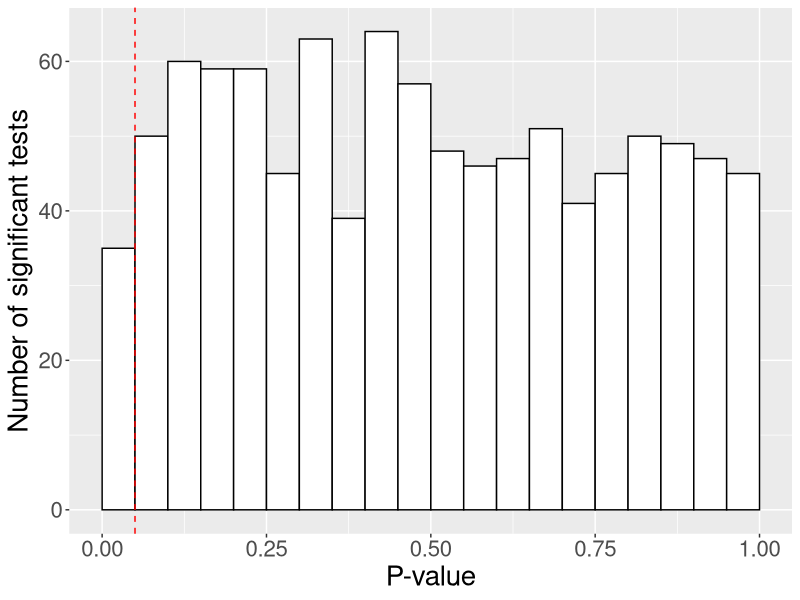
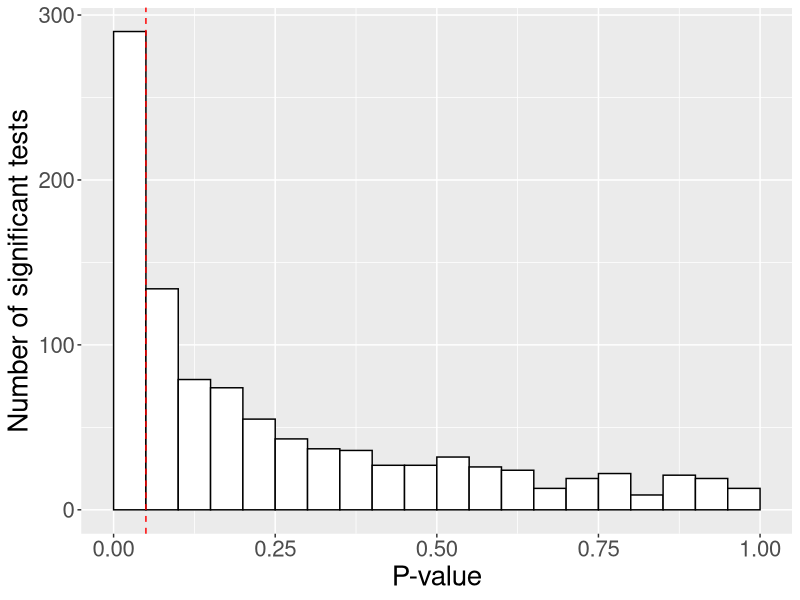
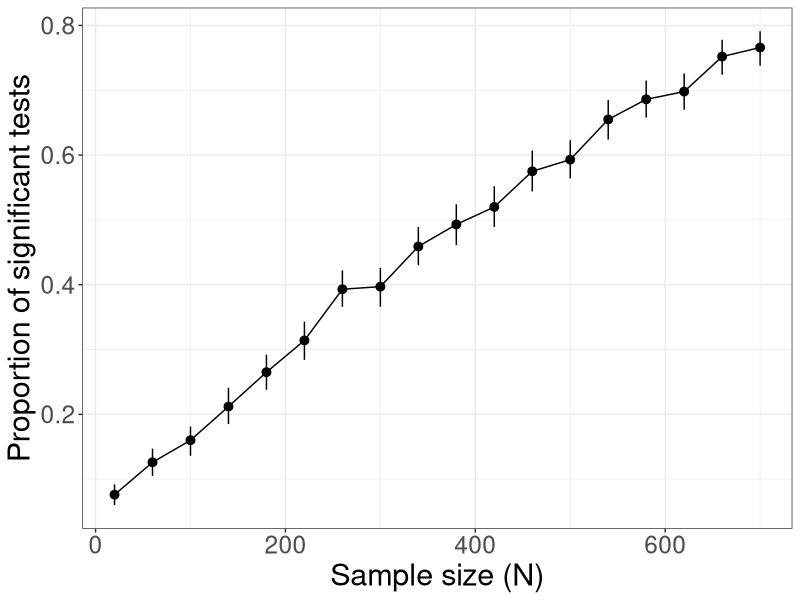
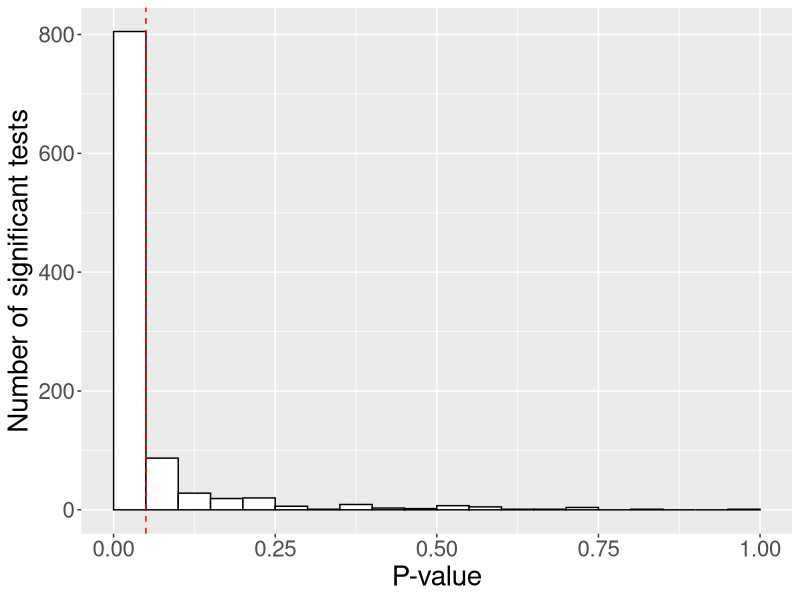
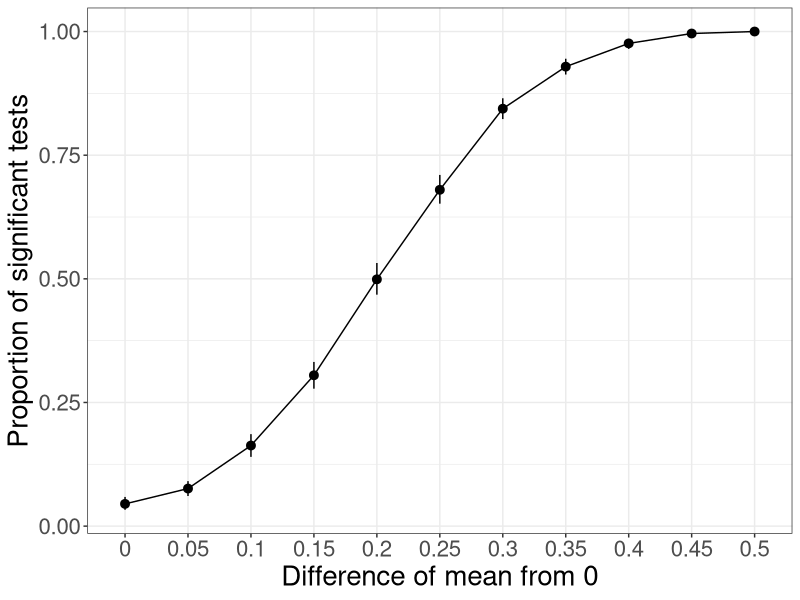
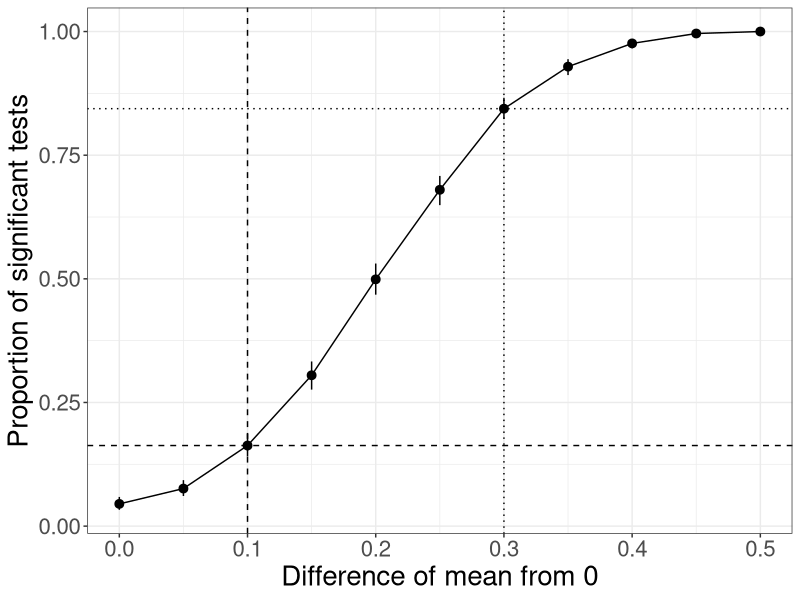
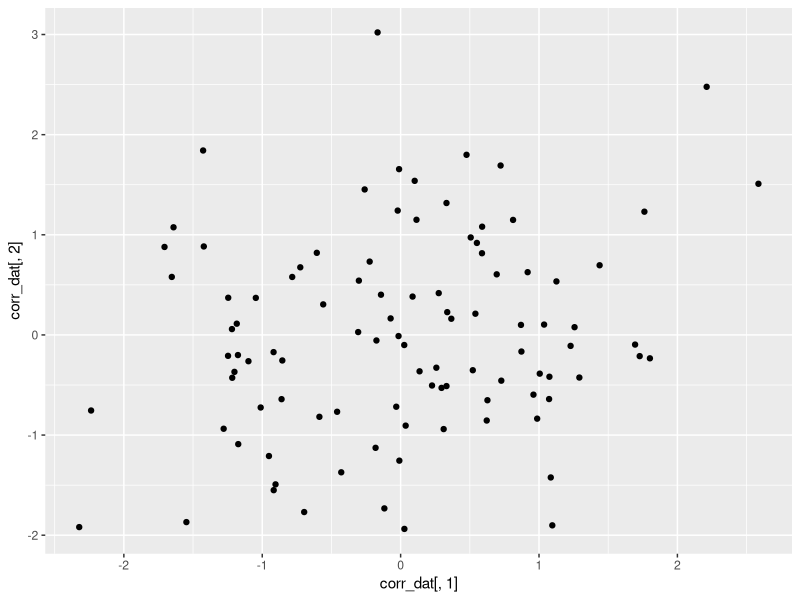
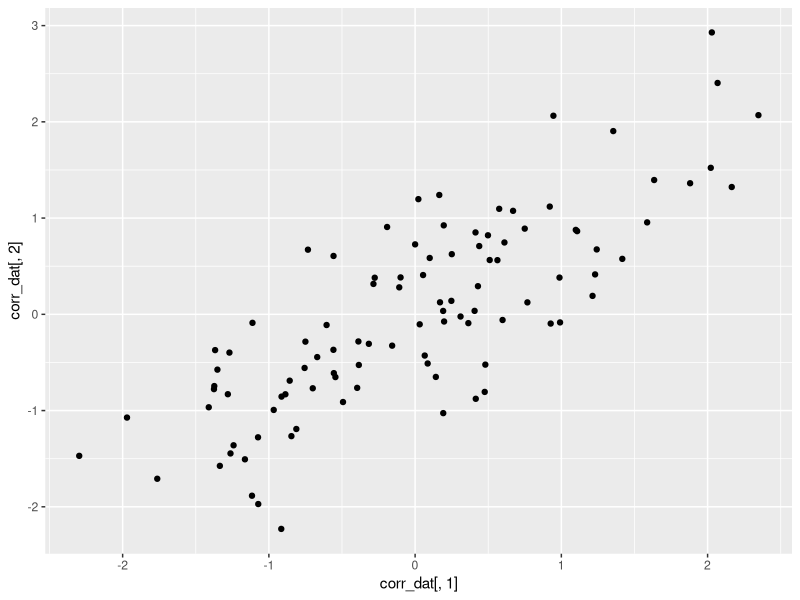

R code for these plots, in order:
## ---- chunk 1
options(htmltools.dir.version = FALSE)
library(tidyverse)
## ---- chunk 2
a <- rnorm(50)
b <- rnorm(50, mean = 1)
t.test(a, b)
## ---- chunk 3
normsim <- function(n = 100,
                    mean = 0,
                    sd = 1) {
  run_test <- t.test(rnorm(n, mean, sd))
  run_test$p.value
}

zz <- replicate(1000, normsim())

ggplot() + 
  geom_histogram(aes(zz),
                 fill = "white",
                 colour = "black",
                 binwidth = 0.05,
                 boundary = 0) +
  geom_vline(xintercept = 0.05,
             linetype = "dashed",
             colour = "red") + 
  labs(x = "P-value",
       y = "Number of significant tests") +
  theme(text = element_text(size = 20))
## ---- chunk 4
zz <- replicate(1000, normsim(mean = .15))

ggplot() + 
  geom_histogram(aes(zz),
                 fill = "white",
                 colour = "black",
                 binwidth = 0.05,
                 boundary = 0) +
  geom_vline(xintercept = 0.05,
             linetype = "dashed",
             colour = "red") + 
  labs(x = "P-value",
       y = "Number of significant tests") +
  theme(text = element_text(size = 20))
## ---- chunk 5
sample_sizes <- seq(20, 700, by = 40)
pvals <- purrr::map(sample_sizes,
                    ~replicate(1000, normsim(n = ., mean = 0.1)))
names(pvals) <- sample_sizes
pvals <- bind_rows(pvals) 
pvals %>%
  gather(mean, p.vals) %>%
  mutate(p.vals = 0 + (p.vals < .05)) %>%
  ggplot(aes(x = as.numeric(mean), y = p.vals)) +
  stat_summary(fun.data = mean_cl_boot) +
  stat_summary(geom = "line", fun.y = mean, group = 1) +
  theme_bw() +
  theme(text = element_text(size = 22))+
  labs(x = "Sample size (N)",
       y = "Proportion of significant tests")
## ---- chunk 6
zz <- replicate(1000, normsim(mean = .285))

ggplot() + 
  geom_histogram(aes(zz),
                 fill = "white",
                 colour = "black",
                 binwidth = 0.05,
                 boundary = 0) +
  geom_vline(xintercept = 0.05,
             linetype = "dashed",
             colour = "red") + 
  labs(x = "P-value",
       y = "Number of significant tests") +
  theme(text = element_text(size = 20))
## ---- chunk 7
effect_sizes <- seq(0, 0.5, by = 0.05)
pvals <- purrr::map(effect_sizes, ~replicate(1000, normsim(mean = .)))
names(pvals) <- effect_sizes
pvals <- bind_rows(pvals) 
pvals %>%
  gather(mean, p.vals) %>%
  mutate(p.vals = 0 + (p.vals < .05)) %>%
  ggplot(aes(x = mean, y = p.vals)) +
  stat_summary(fun.data = mean_cl_boot) +
  stat_summary(geom = "line", fun.y = mean, group = 1) +
  theme_bw() +
  theme(text = element_text(size = 20))+
  labs(x = "Difference of mean from 0",
       y = "Proportion of significant tests")
## ---- chunk 8
mean_pvals <- pvals %>%
  gather(mean, p.vals) %>%
  mutate(p.vals = 0 + (p.vals < .05)) %>%
  group_by(mean) %>%
  summarise(p.vals = mean(p.vals))

pvals %>%
  gather(mean, p.vals) %>%
  mutate(p.vals = 0 + (p.vals < .05)) %>%
  ggplot(aes(x = as.numeric(mean), y = p.vals)) +
  stat_summary(fun.data = mean_cl_boot) +
  stat_summary(geom = "line", fun.y = mean, group = 1) +
  theme_bw() +
  theme(text = element_text(size = 20)) +
  labs(x = "Difference of mean from 0",
       y = "Proportion of significant tests") + 
  geom_vline(xintercept = 0.1, linetype = "dashed") +
  geom_hline(yintercept = mean_pvals[3, 2, drop = TRUE], linetype = "dashed") +
  geom_vline(xintercept = 0.3, linetype = "dotted") +
  geom_hline(yintercept = mean_pvals[7, 2, drop = TRUE], linetype = "dotted")
## ---- chunk 9
library(pwr)
pwr.t.test(n = 100, d = .3, type = "one.sample")
## ---- chunk 10
t.test(a, b)

(mean(a) - mean(b)) / sqrt((sd(a)^2 + sd(b)^2) / 2)
## ---- chunk 11
corr_dat <- MASS::mvrnorm(n = 100,
                     rep(0, 2),
                     Sigma = matrix(c(1, 0.2, 0.2, 1), ncol = 2),
                     empirical = TRUE)
qplot(corr_dat[, 1], corr_dat[, 2]) 
## ---- chunk 12
corr_dat <- MASS::mvrnorm(n = 100,
                     rep(0, 2),
                     Sigma = matrix(c(1, 0.8, 0.8, 1), ncol = 2),
                     empirical = TRUE)
qplot(corr_dat[, 1], corr_dat[, 2]) 
## ---- chunk 13
example_rt_df <- 
  data.frame(Participant = rep(1:50,
                               each = 10),
             Viewpoint = c("Same", "Different"),
             First = rnorm(500, 500, 100),
             Second = rnorm(500, 400, 100)) %>% 
  gather(Block, RT, First, Second) %>%
  group_by(Participant, Viewpoint, Block) %>%
  summarise(RT = mean(RT)) %>%
  ungroup
## ---- chunk 14
afex::aov_ez(dv = "RT",
             within = c("Block", "Viewpoint"),
             id = "Participant", data = example_rt_df)
